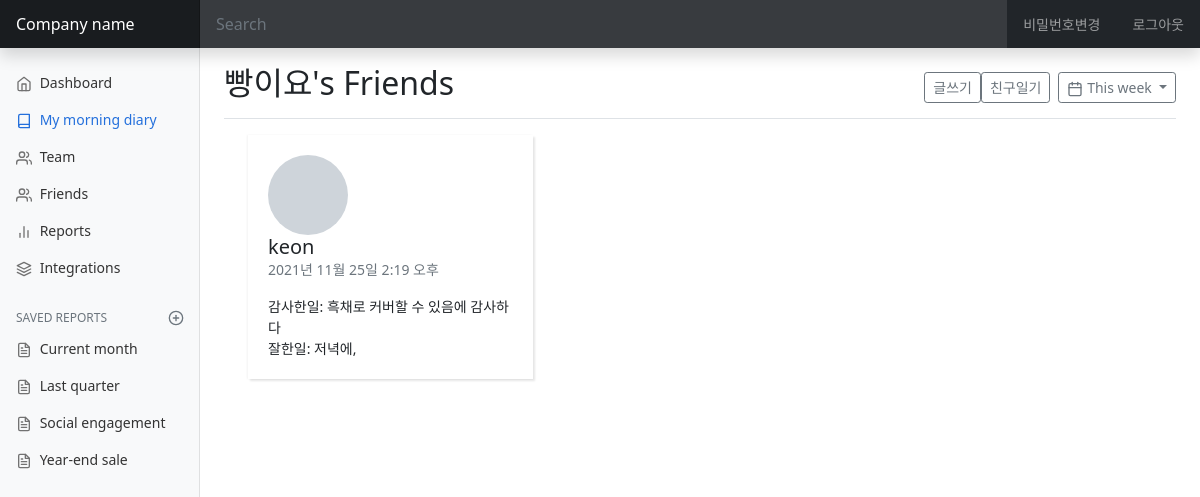
The app's page /today_diary/2/friends_diary/ with its own data.
### diary/models.py (models this page shows, shortened)
class User(AbstractUser):
    nickname = models.CharField(
        max_length=15,
        unique=True,
        null=True,
        validators=[validate_no_special_characters],
        error_messages={'unique': '이미 사용중인 닉네임입니다.'},
    )
    friends = models.ManyToManyField('self', blank=True)

class Diary(models.Model):
    thanks = models.TextField(blank=True, null=True)
    feelgood = models.TextField(blank=True, null=True)
    promise = models.TextField(blank=True, null=True)
    donegood = models.TextField(blank=True, null=True)
    makegood = models.TextField(blank=True, null=True)
    dt_created = models.DateTimeField(auto_now_add=True)
    dt_modified = models.DateTimeField(auto_now=True)
    author = models.ForeignKey(User, on_delete=models.SET_NULL, null=True)

### diary/views.py (the view)
# urls.py: path('today_diary/<int:pk>/friends_diary/', views.FriendsDiary.as_view(), name='friends-diary'),
class FriendsDiary(LoginRequiredMixin, DetailView):
    model = User
    template_name = 'diary/friends_diary.html'
    pk_url_kwarg = "pk"
    def get_context_data(self, **kwargs):
        context = super().get_context_data(**kwargs)
        user_pk = self.kwargs.get("pk")
        friend_list = User.objects.get(pk=user_pk).friends.all()
        friend_diary_list = []
        for friend in friend_list:
            today_diary = Diary.objects.filter(author=friend.pk).order_by('-dt_modified')
            if today_diary:
                today_diary=today_diary[0]
                diary_data = {
                    "username": friend.username,
                    "today_diary": today_diary,
                    "thanks": today_diary.thanks.split(", ")[0],
                    "donegood": today_diary.donegood.split(", ")[0],
                    "dt_modified": today_diary.dt_modified
                }
                friend_diary_list.append(diary_data)
            else:
                diary_data = {
                    "username": friend.username,
                    "dt_modified": 0
                }
                friend_diary_list.append(diary_data)
            friend_diary_list.sort(key=lambda x:x["dt_modified"], reverse=True)
        context["friend_diary_list"] = friend_diary_list
        return context

### diary/templates/diary/friends_diary.html
{% extends 'diary/base.html' %}
{% load static %}
{% block css %}
<link href={% static 'friends/css/friends.css' %} rel="stylesheet">
{% endblock css %}
{% block main_area %}
<main class="col-md-9 ms-sm-auto col-lg-10 px-md-4">
	<div class="d-flex justify-content-between flex-wrap flex-md-nowrap align-items-center pt-3 pb-2 mb-3 border-bottom">
		<h1 class="h2">{{ user.nickname }}'s Friends</h1>
		<div class="btn-toolbar mb-2 mb-md-0">
			<div class="btn-group me-2">
				<a href="{% url 'diary-write' %}"><button type="button" class="btn btn-sm btn-outline-secondary">글쓰기</button></a>
				<a href="{% url 'friends-diary' user.pk %}"><button type="button" class="btn btn-sm btn-outline-secondary">친구일기</button></a>
			</div>
			<button type="button" class="btn btn-sm btn-outline-secondary dropdown-toggle">
				<span data-feather="calendar"></span>
				This week
			</button>
		</div>
	</div>
	<div class="container">
		<div class="row">
		{% for friend_diary in friend_diary_list %}
			<div class="col-md-6 col-xl-4">
				<div class="card">
					<div class="card-body">
						<div class="media align-items-center"><span style="background-image: url(https://bootdey.com/img/Content/avatar/avatar6.png)" class="avatar avatar-xl mr-3"></span>
							<div class="media-body overflow-hidden">
								<h5 class="card-text mb-0">{{friend_diary.username}}</h5>
								<p class="card-text text-uppercase text-muted">{{friend_diary.dt_modified}}</p>
								<p class="card-text">
									{% if friend_diary.dt_modified != 0 %}
									감사한일: <span>{{friend_diary.thanks}}</span><br>
									잘한일: <span>{{friend_diary.donegood}}</span>
									{% else %}
									아직 쓴 일기가 없어요
									{% endif %}
								</p>
							</div>
						</div><a href="#" class="tile-link"></a>
					</div>
				</div>
			</div>
		{% endfor %}
		</div>
	</div>
</main>
{% endblock main_area %}

### diary/static/diary/css/dashboard.css (style rules this page uses)
body { font-size: .875rem; }
.feather { width: 16px; height: 16px; vertical-align: text-bottom; }

### diary/static/friends/css/friends.css (style rules this page uses)
.avatar.avatar-xl { width: 5rem; height: 5rem; }
.avatar { width: 2rem; height: 2rem; line-height: 2rem; border-radius: 50%; display: inline-block; background: #ced4da no-repeat center/cover; position: relative; text-align: center; color: #868e96; font-weight: 600; vertical-align: bottom; }
.card { background-color: #fff; border: 0 solid #eee; border-radius: 0; }
.card { margin-bottom: 30px; -webkit-box-shadow: 2px 2px 2px rgba(0,0,0,0.1), -1px 0 2px rgba(0,0,0,0.05); box-shadow: 2px 2px 2px rgba(0,0,0,0.1), -1px 0 2px rgba(0,0,0,0.05); }
.card-body { padding: 1.25rem; }
.tile-link { position: absolute; cursor: pointer; width: 100%; height: 100%; left: 0; top: 0; z-index: 30; }

### records on screen
User: nickname "빵이요"
Diary: username "keon", dt_modified "2021년 11월 25일 2:19 오후", thanks "흑채로 커버할 수 있음에 감사하다", donegood "저녁에,"
